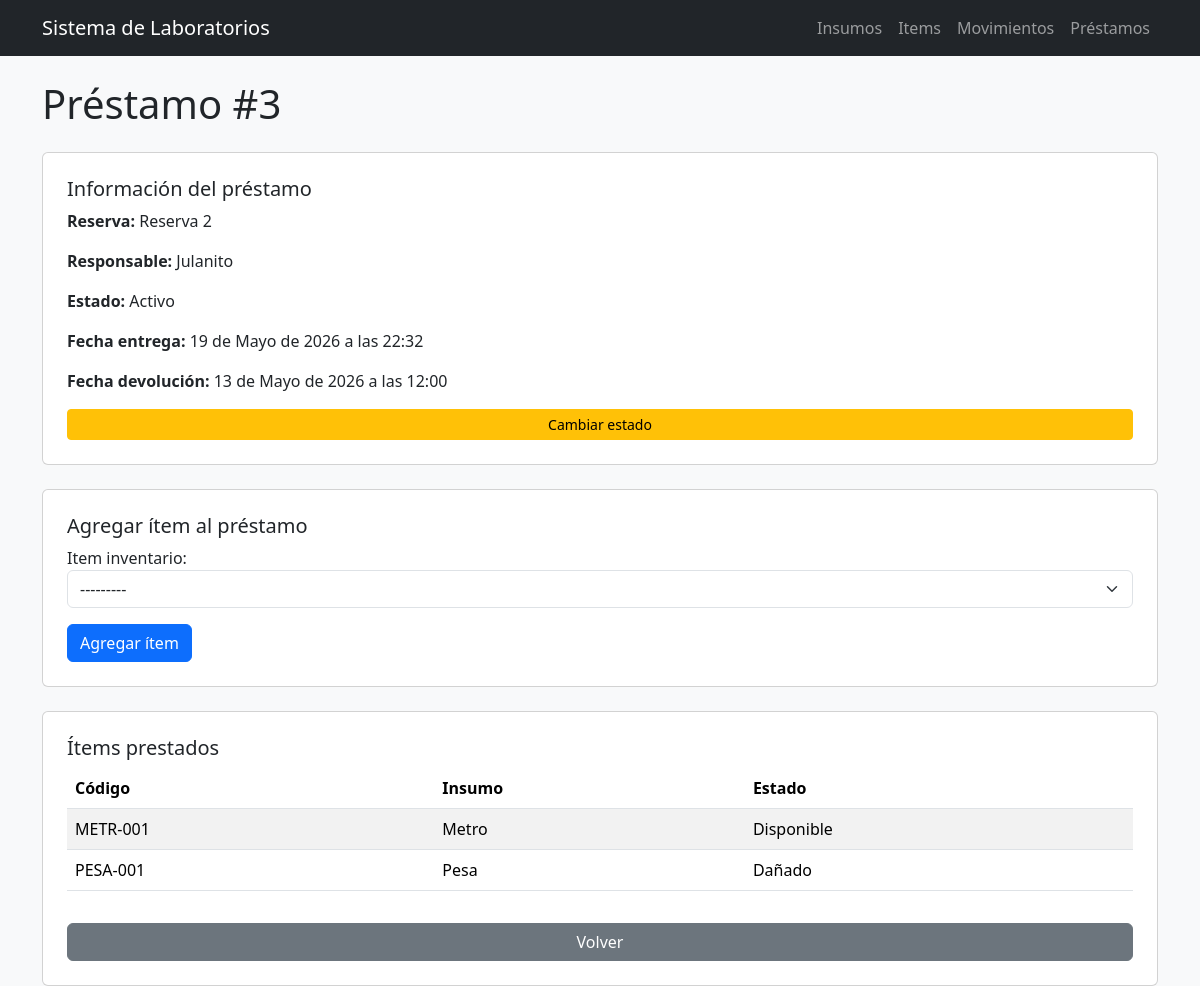
/prestamos/3/ (signed in), run on an earlier commit of the app's database.
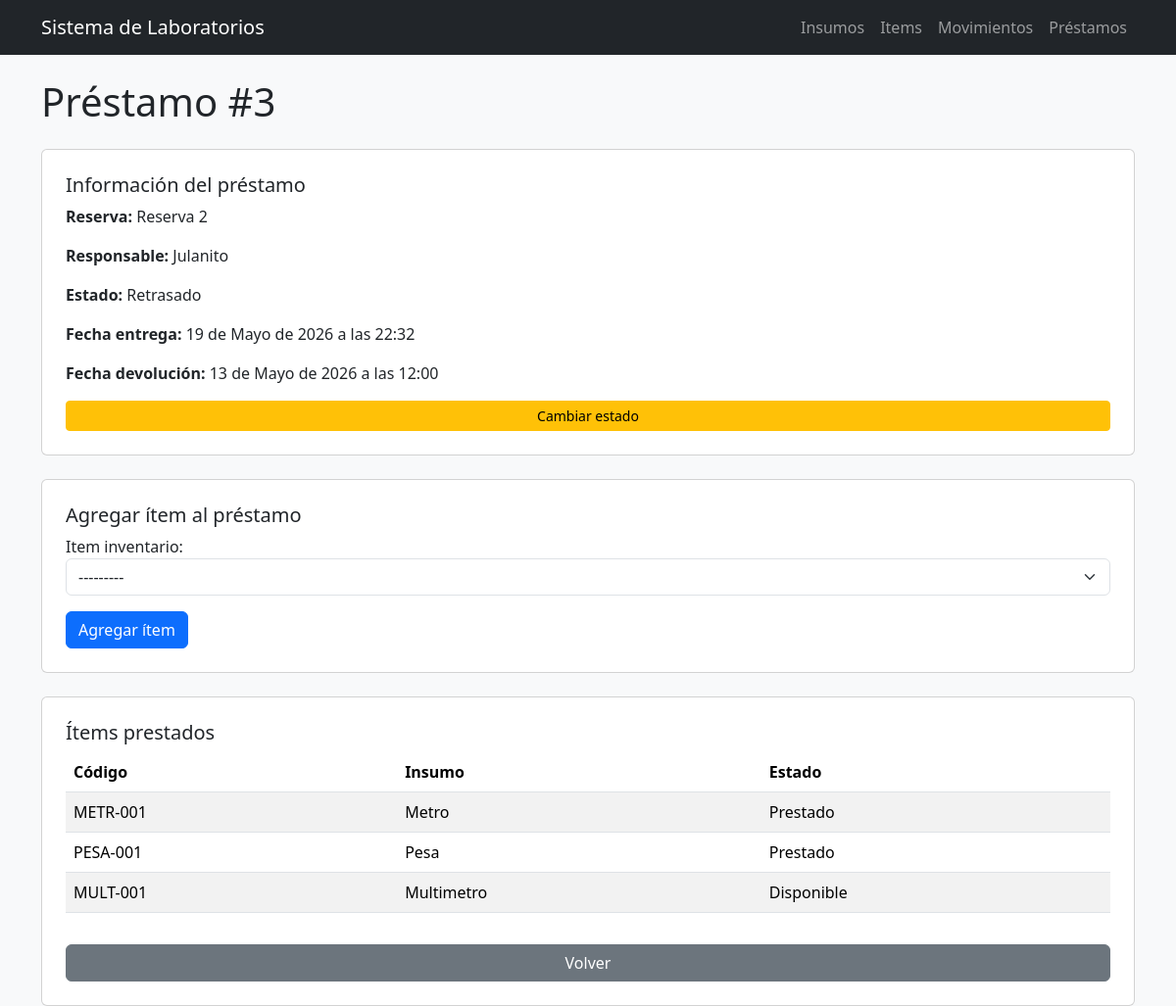
And on a later commit of the database.
### prestamos/models.py (models this page shows, shortened)
class Prestamo(models.Model):
    reserva = models.ForeignKey(
        Reserva,
        on_delete=models.CASCADE
    )
    responsable = models.ForeignKey(
        Usuario,
        on_delete=models.CASCADE
    )
    estado = models.ForeignKey(
        EstadoPrestamo,
        on_delete=models.CASCADE
    )
    fecha_entrega = models.DateTimeField(auto_now_add=True)
    fecha_devolucion = models.DateTimeField(
        null=True,
        blank=True
    )

class EstadoPrestamo(models.Model):
    nombre = models.CharField(max_length=50)
    def __str__(self):
        return self.nombre

class PrestamoItem(models.Model):
    prestamo = models.ForeignKey(
        Prestamo,
        on_delete=models.CASCADE
    )
    item_inventario = models.ForeignKey(
        ItemInventario,
        on_delete=models.CASCADE
    )

### inventario/models.py (models this page shows, shortened)
class ItemInventario(models.Model):
    codigo = models.CharField(max_length=50, unique=True)
    insumo = models.ForeignKey(
        Insumo,
        on_delete=models.CASCADE,
        related_name='items'  # Agrega esto
    )
    estado = models.ForeignKey(
        EstadoItem,
        on_delete=models.CASCADE
    )
    fecha_registro = models.DateTimeField(auto_now_add=True)
    updated_by = models.ForeignKey(
        'users.Usuario',
        on_delete=models.CASCADE,
        null=True,
        blank=True
    )
    def __str__(self):
        return self.codigo

class Insumo(models.Model):
    nombre = models.CharField(
        max_length=100,
        unique=True
    )
    descripcion = models.TextField(
        blank=False
    )
    marca = models.CharField(
        max_length=100,
        blank=True
    )
    stock_minimo = models.IntegerField(default=0)

class EstadoItem(models.Model):
    nombre = models.CharField(max_length=50)

### reservas/models.py (models this page shows)
class Reserva(models.Model):
    usuario = models.ForeignKey(
        'users.Usuario',
        on_delete=models.CASCADE
    )
    fecha_reserva = models.DateTimeField(default=timezone.now)
    estado = models.ForeignKey(
        EstadoReserva,
        on_delete=models.CASCADE,
        null=True,
        blank=True
    )
    fecha_creacion = models.DateTimeField(auto_now_add=True)
    def __str__(self):
        return f"Reserva {self.pk}"

### users/models.py (models this page shows)
class Usuario(models.Model):
    nombre = models.CharField(max_length=100)
    correo = models.EmailField(unique=True)
    codigo = models.CharField(max_length=50, unique=True)
    programa = models.CharField(max_length=100)
    rol = models.ForeignKey(
        Rol,
        on_delete=models.CASCADE
    )
    estado = models.BooleanField(default=True)
    def __str__(self):
        return self.nombre

### prestamos/views.py (the view)
# urls.py: path('<int:id>/', detalle_prestamo, name='detalle_prestamo'),
@login_required
def detalle_prestamo(request, id):
    prestamo = get_object_or_404(Prestamo, id=id)
    items = PrestamoItem.objects.filter(prestamo=prestamo)
    if request.method == 'POST':
        form = PrestamoItemForm(request.POST)
        if form.is_valid():
            item_inventario = form.cleaned_data['item_inventario']
            if PrestamoItem.objects.filter(
                prestamo=prestamo,
                item_inventario=item_inventario
            ).exists():
                form.add_error('item_inventario', 'Este ítem ya está en el préstamo.')
            else:
                item = form.save(commit=False)
                item.prestamo = prestamo
                item.save()
                return redirect('detalle_prestamo', id=prestamo.pk)
    else:
        form = PrestamoItemForm()
    return render(
        request,
        'prestamos/detalle.html',
        {
            'prestamo': prestamo,
            'items': items,
            'form': form
        }
    )

### prestamos/forms.py
class PrestamoItemForm(forms.ModelForm):
    class Meta:
        model = PrestamoItem
        fields = ['item_inventario']
        widgets = {
            'item_inventario': forms.Select(
                attrs={
                    'class': 'form-select'
                }
            )
        }
    def __init__(self, *args, **kwargs):
        super().__init__(*args, **kwargs)
        self.fields['item_inventario'].queryset = ItemInventario.objects.filter(
            estado__nombre='Disponible'
        )

### templates/prestamos/detalle.html (shortened to what this page needs)
{% extends 'base_general.html' %}
{% block contenido %}
<h1 class="mb-4">Préstamo #{{ prestamo.id }}</h1>
<div class="card p-4 mb-4">
    <h5>Información del préstamo</h5>
    <p><strong>Reserva:</strong> {{ prestamo.reserva }}</p>
    <p><strong>Responsable:</strong> {{ prestamo.responsable }}</p>
    <p><strong>Estado:</strong> {{ prestamo.estado }}</p>
    <p><strong>Fecha entrega:</strong> {{ prestamo.fecha_entrega }}</p>
    <p><strong>Fecha devolución:</strong> {{ prestamo.fecha_devolucion|default:"Pendiente" }}</p>
    <a
        href="/prestamos/{{ prestamo.id }}/estado/"
        class="btn btn-warning btn-sm"
    >
        Cambiar estado
    </a>
</div>
<div class="card p-4 mb-4">
    <h5>Agregar ítem al préstamo</h5>
    <form method="POST">
        {{ form.as_p }}
        <button type="submit" class="btn btn-primary">
            Agregar ítem
        </button>
    </form>
</div>
<div class="card p-4">
    <h5>Ítems prestados</h5>
    {% if items %}
    <table class="table table-striped">
        <thead>
            <tr>
                <th>Código</th>
                <th>Insumo</th>
                <th>Estado</th>
            </tr>
        </thead>
        <tbody>
            {% for item in items %}
            <tr>
                <td>{{ item.item_inventario.codigo }}</td>
                <td>{{ item.item_inventario.insumo.nombre }}</td>
                <td>{{ item.item_inventario.estado.nombre }}</td>
            </tr>
            {% endfor %}
        </tbody>
    </table>
    {% else %}
    <p class="text-muted">No hay ítems agregados aún.</p>
    {% endif %}
    <a href="/prestamos/" class="btn btn-secondary mt-3">
        Volver
    </a>
</div>
{% endblock %}

What changed in the data, as far as the page shows it:
changed Prestamo "Reserva 2": estado "Activo" → "Retrasado"
changed through a linked row, PrestamoItem "METR-001": item_inventario.estado.nombre "Disponible" → "Prestado"
changed through a linked row, PrestamoItem "PESA-001": item_inventario.estado.nombre "Dañado" → "Prestado"
added PrestamoItem: item_inventario.codigo "MULT-001", item_inventario.insumo.nombre "Multimetro", item_inventario.estado.nombre "Disponible"
